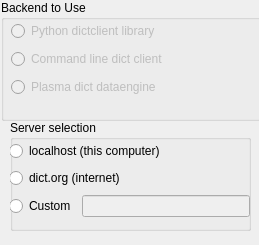
<?xml version="1.0" encoding="UTF-8"?>
<ui version="4.0">
 <class>Form</class>
 <widget class="QWidget" name="Form">
  <property name="geometry">
   <rect>
    <x>0</x>
    <y>0</y>
    <width>259</width>
    <height>245</height>
   </rect>
  </property>
  <property name="windowTitle">
   <string>Form</string>
  </property>
  <widget class="QGroupBox" name="backend_config_box">
   <property name="geometry">
    <rect>
     <x>1</x>
     <y>0</y>
     <width>261</width>
     <height>121</height>
    </rect>
   </property>
   <property name="toolTip">
    <string extracomment="Put in a custom URL or IP address for a server running the DICT service."/>
   </property>
   <property name="title">
    <string>Backend to Use</string>
   </property>
   <widget class="QWidget" name="verticalLayoutWidget">
    <property name="geometry">
     <rect>
      <x>10</x>
      <y>19</y>
      <width>241</width>
      <height>81</height>
     </rect>
    </property>
    <layout class="QVBoxLayout" name="verticalLayout_2">
     <property name="sizeConstraint">
      <enum>QLayout::SetDefaultConstraint</enum>
     </property>
     <item>
      <widget class="QRadioButton" name="python_dictclient_button">
       <property name="enabled">
        <bool>false</bool>
       </property>
       <property name="toolTip">
        <string>Use the Python dictclient library backend.  Requires the python-dictclient library.</string>
       </property>
       <property name="text">
        <string>Python dictclient library</string>
       </property>
      </widget>
     </item>
     <item>
      <widget class="QRadioButton" name="dict_client_button">
       <property name="enabled">
        <bool>false</bool>
       </property>
       <property name="toolTip">
        <string>Use the &quot;dict&quot; command.  Requires that &quot;dict&quot; be installed.  See dict's man page for configuration instructions.</string>
       </property>
       <property name="text">
        <string>Command line dict client</string>
       </property>
      </widget>
     </item>
     <item>
      <widget class="QRadioButton" name="dict_dataengine_button">
       <property name="enabled">
        <bool>false</bool>
       </property>
       <property name="toolTip">
        <string>Use the dict dataengine that ships with Plasma.  Unfortunately, it is quite limited at this time.  Not recommended.</string>
       </property>
       <property name="text">
        <string>Plasma dict dataengine</string>
       </property>
      </widget>
     </item>
    </layout>
   </widget>
  </widget>
  <widget class="QGroupBox" name="server_config_box">
   <property name="geometry">
    <rect>
     <x>10</x>
     <y>120</y>
     <width>241</width>
     <height>111</height>
    </rect>
   </property>
   <property name="title">
    <string>Server selection</string>
   </property>
   <widget class="QWidget" name="verticalLayoutWidget_2">
    <property name="geometry">
     <rect>
      <x>-1</x>
      <y>20</y>
      <width>241</width>
      <height>80</height>
     </rect>
    </property>
    <layout class="QVBoxLayout" name="verticalLayout">
     <item>
      <widget class="QRadioButton" name="localhost_server_button">
       <property name="toolTip">
        <string>Consult a local computer (Requires you to run dictd or another DICT server on this computer)</string>
       </property>
       <property name="text">
        <string>localhost (this computer)</string>
       </property>
      </widget>
     </item>
     <item>
      <widget class="QRadioButton" name="dict_org_server_button">
       <property name="toolTip">
        <string>Use the DICT server at dict.org (requires internet connection)</string>
       </property>
       <property name="text">
        <string>dict.org (internet)</string>
       </property>
      </widget>
     </item>
     <item>
      <layout class="QHBoxLayout" name="horizontalLayout">
       <item>
        <widget class="QRadioButton" name="custom_server_button">
         <property name="toolTip">
          <string>Type in a custom hostname or IP address for a server running the DICT service.</string>
         </property>
         <property name="text">
          <string>Custom</string>
         </property>
        </widget>
       </item>
       <item>
        <widget class="QLineEdit" name="serverUrlEdit">
         <property name="enabled">
          <bool>false</bool>
         </property>
        </widget>
       </item>
      </layout>
     </item>
    </layout>
   </widget>
  </widget>
 </widget>
 <resources/>
 <connections>
  <connection>
   <sender>custom_server_button</sender>
   <signal>toggled(bool)</signal>
   <receiver>serverUrlEdit</receiver>
   <slot>setEnabled(bool)</slot>
   <hints>
    <hint type="sourcelabel">
     <x>42</x>
     <y>211</y>
    </hint>
    <hint type="destinationlabel">
     <x>119</x>
     <y>206</y>
    </hint>
   </hints>
  </connection>
  <connection>
   <sender>python_dictclient_button</sender>
   <signal>toggled(bool)</signal>
   <receiver>server_config_box</receiver>
   <slot>setVisible(bool)</slot>
   <hints>
    <hint type="sourcelabel">
     <x>58</x>
     <y>38</y>
    </hint>
    <hint type="destinationlabel">
     <x>50</x>
     <y>134</y>
    </hint>
   </hints>
  </connection>
  <connection>
   <sender>dict_client_button</sender>
   <signal>toggled(bool)</signal>
   <receiver>server_config_box</receiver>
   <slot>setVisible(bool)</slot>
   <hints>
    <hint type="sourcelabel">
     <x>106</x>
     <y>54</y>
    </hint>
    <hint type="destinationlabel">
     <x>130</x>
     <y>175</y>
    </hint>
   </hints>
  </connection>
  <connection>
   <sender>dict_dataengine_button</sender>
   <signal>clicked(bool)</signal>
   <receiver>server_config_box</receiver>
   <slot>setHidden(bool)</slot>
   <hints>
    <hint type="sourcelabel">
     <x>158</x>
     <y>86</y>
    </hint>
    <hint type="destinationlabel">
     <x>160</x>
     <y>128</y>
    </hint>
   </hints>
  </connection>
 </connections>
</ui>
